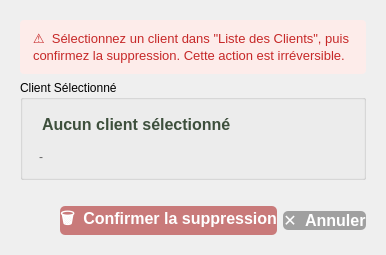
                                <widget class="QWidget" name="tabSupprimer2">
                                  <attribute name="title">
                                    <string>Supprimer un Client</string>
                                  </attribute>
                                  <layout class="QVBoxLayout" name="vlSupprimer">
                                    <property name="leftMargin">
                                      <number>20</number>
                                    </property>
                                    <property name="topMargin">
                                      <number>20</number>
                                    </property>
                                    <property name="rightMargin">
                                      <number>20</number>
                                    </property>
                                    <property name="bottomMargin">
                                      <number>20</number>
                                    </property>
                                    <item>
                                      <widget class="QLabel" name="lblSupprimerInfo">
                                        <property name="text">
                                          <string>⚠  Sélectionnez un client dans "Liste des Clients", puis confirmez la suppression. Cette action est irréversible.</string>
                                        </property>
                                        <property name="wordWrap">
                                          <bool>true</bool>
                                        </property>
                                        <property name="styleSheet">
                                          <string>QLabel { background-color: #FDECEA; color: #C62828; border-radius: 4px; padding: 10px; font-size: 10pt; }</string>
                                        </property>
                                      </widget>
                                    </item>
                                    <item>
                                      <widget class="QGroupBox" name="grpClientASupprimer">
                                        <property name="title">
                                          <string>Client Sélectionné</string>
                                        </property>
                                        <layout class="QVBoxLayout">
                                          <item>
                                            <widget class="QLabel" name="lblSupprimerNom">
                                              <property name="text">
                                                <string>Aucun client sélectionné</string>
                                              </property>
                                              <property name="font">
                                                <font>
                                                  <pointsize>12</pointsize>
                                                  <bold>true</bold>
                                                </font>
                                              </property>
                                              <property name="styleSheet">
                                                <string>QLabel { color: #3D4F3C; padding: 6px; }</string>
                                              </property>
                                            </widget>
                                          </item>
                                          <item>
                                            <widget class="QLabel" name="lblSupprimerDetails">
                                              <property name="text">
                                                <string>-</string>
                                              </property>
                                              <property name="styleSheet">
                                                <string>QLabel { color: #666666; padding: 4px; }</string>
                                              </property>
                                            </widget>
                                          </item>
                                        </layout>
                                      </widget>
                                    </item>
                                    <item>
                                      <spacer>
                                        <property name="orientation">
                                          <enum>Qt::Vertical</enum>
                                        </property>
                                        <property name="sizeHint" stdset="0">
                                          <size>
                                            <width>20</width>
                                            <height>20</height>
                                          </size>
                                        </property>
                                      </spacer>
                                    </item>
                                    <item>
                                      <layout class="QHBoxLayout">
                                        <item>
                                          <spacer>
                                            <property name="orientation">
                                              <enum>Qt::Horizontal</enum>
                                            </property>
                                            <property name="sizeHint" stdset="0">
                                              <size>
                                                <width>40</width>
                                                <height>20</height>
                                              </size>
                                            </property>
                                          </spacer>
                                        </item>
                                        <item>
                                          <widget class="QPushButton" name="btnConfirmerSupprimer">
                                            <property name="text">
                                              <string>🗑  Confirmer la suppression</string>
                                            </property>
                                            <property name="minimumHeight">
                                              <number>48</number>
                                            </property>
                                            <property name="minimumWidth">
                                              <number>260</number>
                                            </property>
                                            <property name="styleSheet">
                                              <string>QPushButton { background-color: #C97A7A; color: #FFFFFF; border: none; border-radius: 5px; font-size: 12pt; font-weight: bold; } QPushButton:hover { background-color: #E08989; } QPushButton:pressed { background-color: #B86B6B; }</string>
                                            </property>
                                          </widget>
                                        </item>
                                        <item>
                                          <widget class="QPushButton" name="btnAnnulerSupprimer">
                                            <property name="text">
                                              <string>✕  Annuler</string>
                                            </property>
                                            <property name="minimumHeight">
                                              <number>48</number>
                                            </property>
                                            <property name="minimumWidth">
                                              <number>160</number>
                                            </property>
                                            <property name="styleSheet">
                                              <string>QPushButton { background-color: #A0A0A0; color: #FFFFFF; border: none; border-radius: 5px; font-size: 12pt; font-weight: bold; } QPushButton:hover { background-color: #B8B8B8; }</string>
                                            </property>
                                          </widget>
                                        </item>
                                      </layout>
                                    </item>
                                  </layout>
                                </widget>
